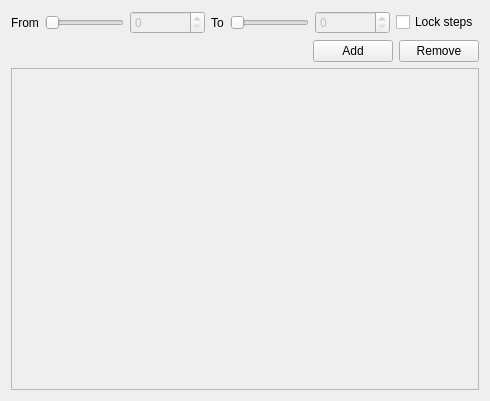
<?xml version="1.0" encoding="UTF-8"?>
<ui version="4.0">
 <class>NNVarAvg</class>
 <widget class="QWidget" name="NNVarAvg">
  <property name="geometry">
   <rect>
    <x>0</x>
    <y>0</y>
    <width>490</width>
    <height>401</height>
   </rect>
  </property>
  <property name="windowTitle">
   <string>Form</string>
  </property>
  <layout class="QVBoxLayout" name="verticalLayout">
   <item>
    <layout class="QHBoxLayout" name="horizontalLayout_2">
     <item>
      <widget class="QLabel" name="label_7">
       <property name="text">
        <string>From</string>
       </property>
      </widget>
     </item>
     <item>
      <widget class="QSlider" name="globalFromSlider">
       <property name="enabled">
        <bool>false</bool>
       </property>
       <property name="orientation">
        <enum>Qt::Horizontal</enum>
       </property>
      </widget>
     </item>
     <item>
      <widget class="QSpinBox" name="globalFromSpinBox">
       <property name="enabled">
        <bool>false</bool>
       </property>
       <property name="minimumSize">
        <size>
         <width>75</width>
         <height>0</height>
        </size>
       </property>
      </widget>
     </item>
     <item>
      <widget class="QLabel" name="label">
       <property name="text">
        <string>To</string>
       </property>
      </widget>
     </item>
     <item>
      <widget class="QSlider" name="globalToSlider">
       <property name="enabled">
        <bool>false</bool>
       </property>
       <property name="orientation">
        <enum>Qt::Horizontal</enum>
       </property>
      </widget>
     </item>
     <item>
      <widget class="QSpinBox" name="globalToSpinBox">
       <property name="enabled">
        <bool>false</bool>
       </property>
       <property name="minimumSize">
        <size>
         <width>75</width>
         <height>0</height>
        </size>
       </property>
      </widget>
     </item>
     <item>
      <widget class="QCheckBox" name="lockStepsCheckBox">
       <property name="text">
        <string>Lock steps</string>
       </property>
      </widget>
     </item>
    </layout>
   </item>
   <item>
    <layout class="QHBoxLayout" name="horizontalLayout">
     <property name="bottomMargin">
      <number>0</number>
     </property>
     <item>
      <spacer name="horizontalSpacer">
       <property name="orientation">
        <enum>Qt::Horizontal</enum>
       </property>
       <property name="sizeHint" stdset="0">
        <size>
         <width>40</width>
         <height>20</height>
        </size>
       </property>
      </spacer>
     </item>
     <item>
      <widget class="QPushButton" name="addRowButton">
       <property name="text">
        <string>Add</string>
       </property>
      </widget>
     </item>
     <item>
      <widget class="QPushButton" name="deleteRowButton">
       <property name="text">
        <string>Remove</string>
       </property>
      </widget>
     </item>
    </layout>
   </item>
   <item>
    <widget class="QScrollArea" name="mainScrollArea">
     <property name="widgetResizable">
      <bool>true</bool>
     </property>
     <widget class="QWidget" name="scrollAreaWidgetContents">
      <property name="geometry">
       <rect>
        <x>0</x>
        <y>0</y>
        <width>470</width>
        <height>314</height>
       </rect>
      </property>
      <layout class="QVBoxLayout" name="verticalLayout_3">
       <item>
        <layout class="QVBoxLayout" name="mainSnapLayout"/>
       </item>
      </layout>
     </widget>
    </widget>
   </item>
  </layout>
 </widget>
 <resources/>
 <connections/>
</ui>
